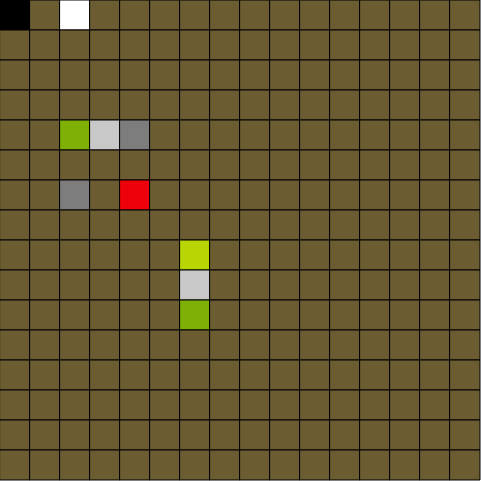
Frame 1 (no input)
Frame 60 (no input): identical to frame 1, image omitted
Frame 120 (the mouse pressed at the canvas centre since frame 60): identical to frame 1, image omitted

The p5.js sketch that drew this single still picture (run headless with seeded random() and noise() and a simulated clock; from frame 60 on, the mouse is pressed at the canvas centre):

// p5.js sketch
// ── sketch.js

function make2DArray (cols, rows) {
 var arr = new Array(cols);
 var arrLength = arr.length;
 var i;
 for (i = 0; i < arrLength; i++) {
	arr[i] = new Array(rows);

	}	
	return arr;
}


var grid;
var a;
var cols;
var rows;
var w = 30;
var dir = "";
var obj = "";
function setup(){
	createCanvas(481, 481);
    //createCanvas(85,85);
	cols = 16;
	rows = 16;
	
	grid = make2DArray(cols, rows);
    var i;
    var j;
	for (i = 0; i < cols; i++) {
		for (j = 0; j < rows; j++) {
			
			grid[i][j] = new Cell(i, j, w);
			
		}
	}
	
    for (i = 0; i < cols; i++) {
        for (j = 0; j < rows; j++) {
            a = "color" + 15;
            grid[i][j][a] = true;
            grid[i][j].obj = "";
        }
    }
    
    i = 0;
    j = 0;
    grid[i][j].player = true;
    grid[i][j].obj = "player";
    //console.log(grid[i][j].obj);
    i = 2;
    j = 0;
    obj = grid[i][j].wall = true;
    grid[i][j].stop = true;
    
    i = 2;
    j = 6;
    grid[i][j].rock = true;
    obj = grid[i][j].obj = "rock";
    
    i = 6;
    j = 8;
    grid[i][j].flag = true;
    obj = grid[i][j].obj = "flag";
    
    
    i = 6;
    j = 10;
    grid[i][j].pushBlock = true;
    obj = grid[i][j].obj = "pushBlock";
    grid[i][j].command = "this.setPushable";
    grid[i][j].undoCommand = "this.unSetPushable";
    grid[i][j].pushable = true;
    grid[i][j].hasACommand = true;
    
    i = 4;
    j = 6;
    grid[i][j].stopBlock = true;
    obj = grid[i][j].obj = "stopBlock";
    grid[i][j].command = "this.setStop";
    grid[i][j].undoCommand = "this.unSetStop";
    grid[i][j].pushable = true;
    grid[i][j].hasACommand = true;
    
    i = 3;
    j = 4;
    grid[i][j].isBlock = true;
    obj = grid[i][j].obj = "isBlock";
    grid[i][j].pushable = true;
    
    i = 6;
    j = 9;
    grid[i][j].isBlock = true;
    obj = grid[i][j].obj = "isBlock";
    grid[i][j].pushable = true;
    
    i = 2;
    j = 4;
    grid[i][j].pushBlock = true;
    obj = grid[i][j].obj = "pushBlock";
    grid[i][j].command = "this.setPushable";
    grid[i][j].undoCommand = "this.unSetPushable";
    grid[i][j].pushable = true;
    grid[i][j].hasACommand = true;
    //console.log(grid[i][j].obj);
    
    i = 4;
    j = 4;
    grid[i][j].rock = true;
    obj = grid[i][j].obj = "rock";
    
    
    i = 1;
    j = 0;
    console.log("was ran from here");
    grid[i][j].checkIsCommand();
    
}



window.addEventListener("contextmenu", function(e) { e.preventDefault(); });
function mousePressed () {
	
	
			
				if (mouseButton === LEFT) {
                    
				}
				if (mouseButton === RIGHT) {
					
				}
				if (mouseButton === CENTER){
					
				}
			
		
	
	
}

function keyTyped() {
    //Controls wasd
    var i;
    var j;
    for (i = 0; i < cols; i++) {
        for (j = 0; j < rows; j++) {
            if (key === "w" || key === "W") {
                //console.log("1");
                if(grid[i][j].player === true){
                    grid[i][j][dir] = "up";
                    // console.log("2");
                    if(grid[i][j].check(i, j, dir)){
                        //  console.log("3");
                        grid[i][j].playerMove(i, j, dir);
                        console.log("was ran from here");
                        grid[i][j].checkIsCommand();
                        return;
                    }
                }
            } else if (key === "a" || key === "A") {
                //console.log("1");
                if(grid[i][j].player === true){
                    grid[i][j][dir] = "left";
                    // console.log("2");
                    if(grid[i][j].check(i, j, dir)){
                        //  console.log("3");
                        grid[i][j].playerMove(i, j, dir);
                        console.log("was ran from here");
                        grid[i][j].checkIsCommand();
                        return;
                    }
                }
            }else if (key === "s" || key === "S") {
                //console.log("1");
                if(grid[i][j].player === true){
                    grid[i][j][dir] = "down";
                    // console.log("2");
                    //console.log(grid[i][j].obj);
                    if(grid[i][j].check(i, j, dir)){
                        //  console.log("3");
                        grid[i][j].playerMove(i, j, dir);
                        console.log("was ran from here");
                        grid[i][j].checkIsCommand();
                        return;
                    }
                }
            }else if (key === "d" || key === "D") {
                //console.log("1");
                if(grid[i][j].player === true){
                    grid[i][j][dir] = "right";
                   // console.log("2");
                    if(grid[i][j].check(i, j, dir)){
                      //  console.log("3");
                        grid[i][j].playerMove(i, j, dir);
                        console.log("was ran from here");
                        grid[i][j].checkIsCommand();
                        return;
                    }
                }
            }
        }
    }
}

function draw(){
	background(255);
    var i;
    var j;
	for (i = 0; i < cols; i++) {
		for (j = 0; j < rows; j++) {
			
			grid[i][j].show();
		}
	}
	
}

// ── Player.js
function Player(i, j, w) {
	this.i = i;
	this.j = j;
	this.x = i * w;
	this.y = j * w;
	this.w = w;
	
    this.color1 = false;
    this.color2 = false;
    this.color3 = false;
    this.color4 = false;
    this.color5 = false;
    this.color6 = false;
    this.color7 = false;
    this.color8 = false;
    this.color9 = false;
    this.color10 = false;
    this.color11 = false;
    this.color12 = false;
    this.color13 = false;
    this.color14 = false;
    this.color15 = false;
}

Player.prototype.show = function() {
	
	
	if(!this.gameover) {
		stroke(0);
		//noFill();
		
        
        if(this.color1){
            fill(237, 2, 11);
        }
        if(this.color2){
            
            fill(244, 0, 40);
        }
        if(this.color3){
            
            fill(255, 202, 43);
        }
        if(this.color4){
            
            fill(238, 47, 127);
        }
        if(this.color5){
            
            fill(241, 80, 149);
        }
        if(this.color6){
            
            fill(255, 169, 206);
        }
        if(this.color7){
            
            fill(64, 120, 211);
        }
        if(this.color8){
            
            fill(80, 168, 227);
        }
        if(this.color9){
            
            fill(173, 222, 250);
        }
        if(this.color10){
            
            fill(127, 176, 5);
        }
        if(this.color11){
            
            fill(184, 214, 4);
        }
        if(this.color12){
            
            fill(204, 255, 0);
        }
        if(this.color13){
            
            fill(124, 20, 77);
        }
        if(this.color14){
            
            fill(127, 66, 51);
        }
        if(this.color15){
            
            fill(108, 92, 50);
        }
        
		rect(this.x, this.y, this.w, this.w);
        
	}
	if (this.revealed) {
        
                fill(200);
                rect(this.x, this.y, this.w, this.w);
        
	}
}

Player.prototype.contains = function (x, y) {
	
	return(x > this.x && x < this.x + this.w && y > this.y && y < this.y + this.w); 
		
}

Player.prototype.reveal = function (x, y) {
	this.revealed = true;		
}

// ── cell.js
function Cell(i, j, w) {
    this.i = i;
    this.j = j;
    this.x = i * w;
    this.y = j * w;
    this.w = w;
    
    this.obj = obj;
    this.dir = dir;
    this.player = false; //Normal
    this.isBlock = false;
    this.pushable = false;
    this.commandWasRanX = "";
    this.commandWasRanY = "";
    this.pushBlock = false;
    this.stopBlock = false;
    this.wasPushed = "";
    this.wasStopped = "";
    this.stop = false;
    this.hasACommand = false;
    this.command = "";
    this.undoCommand = "";
    this.rock = false;
    this.flag = false;
    this.wall = false;
    this.color1 = false;
    this.color2 = false;
    this.color3 = false;
    this.color4 = false;
    this.color5 = false;
    this.color6 = false;
    this.color7 = false;
    this.color8 = false;
    this.color9 = false;
    this.color10 = false;
    this.color11 = false;
    this.color12 = false;
    this.color13 = false;
    this.color14 = false;
    this.color15 = false;
}

Cell.prototype.show = function() {
    
    
    if(!this.gameover) {
        stroke(0);
        //noFill();
        
        
        if(this.color1){
            fill(237, 2, 11);
        }
        if(this.color2){
            
            fill(244, 0, 40);
        }
        if(this.color3){
            
            fill(255, 202, 43);
        }
        if(this.color4){
            
            fill(238, 47, 127);
        }
        if(this.color5){
            
            fill(241, 80, 149);
        }
        if(this.color6){
            
            fill(255, 169, 206);
        }
        if(this.color7){
            
            fill(64, 120, 211);
        }
        if(this.color8){
            
            fill(80, 168, 227);
        }
        if(this.color9){
            
            fill(173, 222, 250);
        }
        if(this.color10){
            
            fill(127, 176, 5);
        }
        if(this.color11){
            
            fill(184, 214, 4);
        }
        if(this.color12){
            
            fill(204, 255, 0);
        }
        if(this.color13){
            
            fill(124, 20, 77);
        }
        if(this.color14){
            
            fill(127, 66, 51);
        }
        if(this.color15){
            
            fill(108, 92, 50);
        }
        if(this.wall){
            
            fill(255);
        }
        if(this.rock){
            fill(125);
        }
        if(this.isBlock){
            
            fill(200);
        }
        
        if(this.rockBlock){
            
            fill(125);
        }
        if(this.pushBlock){
            
            fill(127, 176, 5);
        }
        if(this.flag){
            fill(184, 214, 4);
        }
        if(this.stopBlock){
            fill(237, 2, 11);
        }
        if(this.player){
            
            fill(0);
        }
        rect(this.x, this.y, this.w, this.w);
        
    }
    if (this.revealed) {
        
        fill(200);
        rect(this.x, this.y, this.w, this.w);
        
    }
};

Cell.prototype.contains = function (x, y) {
    
    return(x > this.x && x < this.x + this.w && y > this.y && y < this.y + this.w);
    
};

Cell.prototype.playerMove = function (i,j, dir) {
    if(grid[i][j][dir] === "up"){
        console.log("playerMove Up is fine");
        grid[i][j].player = false;
        grid[i][j].obj = "";
        var yoff = -1;
        j = j + yoff;
        
        grid[i][j].player = true;
        grid[i][j].obj = "player";
        //Moving twice fix
        return;
    }
    if(grid[i][j][dir] === "left"){
        console.log("playerMove Left is fine");
        grid[i][j].player = false;
        grid[i][j].obj = "";
        var xoff = -1;
        i = i + xoff;
        
        grid[i][j].player = true;
        grid[i][j].obj = "player";
        //Moving twice fix
        return;
    }
    if(grid[i][j][dir] === "down"){
        console.log("playerMove Down is fine");
        grid[i][j].player = false;
        grid[i][j].obj = "";
        var yoff2 = 1;
        j = j + yoff2;
        
        grid[i][j].player = true;
        grid[i][j].obj = "player";
        //Moving twice fix
        return;
    }
    if(grid[i][j][dir] === "right"){
        console.log("playerMove Right is fine");
        grid[i][j].player = false;
        grid[i][j].obj = "";
        var xoff2 = 1;
        i = i + xoff2;
        
        grid[i][j].player = true;
        grid[i][j].obj = "player";
        //Moving twice fix
        return;
    }
    
    
};

Cell.prototype.check = function (i, j, dir) {
    console.log("check has been ran");
    //console.log(grid[i][j].rock);
    //console.log(grid[i][j].obj);
    
    if(grid[i][j][dir] === "up"){
        console.log("check  up");
        var yoff = -1;
        j = j + yoff;
        if(j < 0){
            
            return false;
        }else{
            if(grid[i][j].stop){
                console.log("there's a wall");
                return false;
                
            }else if(grid[i][j].obj === ""){
                //console.log("check false is fine");
                return true;
                
            }else{
                
                console.log("chrck rock was ran");
                //Pushing twice fix
                grid[i][j][dir] = "up";
                if(grid[i][j].pushable && grid[i][j].check(i, j, dir)){
                    console.log("push true");
                    if(this.push(i, j, dir, obj)){
                        //this.checkIsCommand();
                        return true;
                    }else{
                        return false;
                    }
                }else{
                    return false;
                }
            }
        }
    }
    if(grid[i][j][dir] === "left"){
        console.log("check  left");
        var xoff = -1;
        i = i + xoff;
        if(i < 0){
            return false;
        }else{
            if(grid[i][j].stop){
                console.log("there's a wall");
                return false;
                
            }else if(grid[i][j].obj === ""){
                //console.log("check false is fine");
                return true;
            }else{
               
                //Pushing twice fix
                console.log("chrck rock was ran");
                grid[i][j][dir] = "left";
                if(grid[i][j].pushable && grid[i][j].check(i, j, dir,obj)){
                    console.log("push true");
                    if(this.push(i, j, dir, obj)){
                        //this.checkIsCommand();
                        return true;
                    }else{
                        return false;
                    }
                }else{
                    return false;
                }
                
            }
        }
    }
    if(grid[i][j][dir] === "down"){
        console.log("check  down");
        var yoff3 = 1;
        j = j + yoff3;
        if(j >= cols){
            return false;
        }else{
            if(grid[i][j].stop){
                console.log("there's a wall");
                return false;
                
            }else if(grid[i][j].obj === ""){
                //console.log("check false is fine");
                return true;
                
            } else{
                //Pushing twice fix
                console.log("chrck rock was ran");
                grid[i][j][dir] = "down";
                if(grid[i][j].pushable && grid[i][j].check(i, j, dir,obj)){
                    console.log("push true");
                    if(this.push(i, j, dir, obj)){
                        //this.checkIsCommand();
                        return true;
                    }else{
                        return false;
                    }
                }else{
                    return false;
                }
                
            }
        }
    }
    if(grid[i][j][dir] === "right"){
        console.log("check  right");
        var xoff3 = 1;
        i = i + xoff3;
        if(i >= rows){
            return false;
        }else{
            if(grid[i][j].stop){
                console.log("there's a wall");
                return false;
                
            } else if(grid[i][j].obj === ""){
                //console.log("check true is fine");
                return true;
                
            }else{
                console.log("chrck rock was ran");
                //Pushing twice fix
                grid[i][j][dir] = "right";
                if(grid[i][j].pushable && grid[i][j].check(i, j, dir,obj)){
                    console.log("push true");
                    if(this.push(i, j, dir, obj)){
                        //this.checkIsCommand();
                        return true;
                    }else{
                        return false;
                    }
                }else{
                    return false;
                }
                
            }
            
        }
    }
    
};

Cell.prototype.checkIsCommand = function () {
    var i;
    var j;
    var xoff1 = 1;
    var xoff2 = -1;
    var yoff1 = 1;
    var yoff2 = -1;
    var temp;
    for (i = 0; i < cols; i++) {
        for (j = 0; j < rows; j++) {
            if(grid[i][j].isBlock){
                console.log("iscommand being ran");
                xoff1 = 1;
                xoff2 = -1;
                yoff1 = 1;
                yoff2 = -1;
                 console.log("iscommand being ran2");
                if(i + xoff1 >= cols || i + xoff2 < 0 || j + yoff1 >= rows || j + yoff2 < 0){
                    console.log("out of bounds1");
                    break;
                }else{
                    console.log(grid[i + xoff1][j].obj);
                    console.log(grid[i + xoff2][j].obj);
                    console.log(grid[i][j + yoff1].obj);
                    console.log(grid[i][j + yoff2].obj);
                }
                
                console.log(grid[i][j].commandWasRanX);
                console.log(grid[i][j].commandWasRanY);
                 console.log(grid[i][j].obj);
        BreakMeY: {
            BreakMeX:{
                if(i + xoff1 >= cols || i + xoff2 < 0 || j + yoff1 >= rows || j + yoff2 < 0){
                    console.log("out of bounds2");
                    break BreakMeX;
                }else if(grid[i][j].commandWasRanX  !== ""){
                    if (grid[i + xoff1][j].obj === "" && grid[i + xoff2][j].obj === ""){
                        
                        
                        i = i + xoff1;
                        switch(grid[i + xoff2][j].commandWasRanX){
                            case"this.setStop":
                                console.log("what i think it is");
                                console.log(grid[i][j + yoff2].wasStopped);
                                grid[i][j].obj = grid[i + xoff2][j].wasStopped;
                                this.unSetStop(i, j,  grid[i][j].obj);
                                grid[i][j].obj = "";
                                break;
                            case "this.setPushable":
                                console.log("what i think it is");
                                console.log(grid[i][j].obj);
                                grid[i][j].obj = grid[i + xoff2][j].wasPushed;
                                this.unSetPushable(i, j,  grid[i][j].obj);
                                grid[i][j].obj = "";
                                break;
                        }
                        grid[i + xoff2][j].commandWasRanX  = "";
                        break BreakMeX;
                    }else if (grid[i + xoff1][j].hasACommand && grid[i + xoff2][j].hasACommand){
                        
                        
                        i = i + xoff1;
                        switch(grid[i + xoff2][j].commandWasRanX){
                            case"this.setStop":
                                console.log("what i think it is");
                                console.log(grid[i][j + yoff2].wasStopped);
                                temp = grid[i][j].obj;
                                grid[i][j].obj = grid[i + xoff2][j].wasStopped;
                                this.unSetStop(i, j,  grid[i][j].obj);
                                grid[i][j].obj = temp;
                                temp = "";
                                break;
                            case "this.setPushable":
                                console.log("what i think it is");
                                console.log(grid[i][j].obj);
                                temp =  grid[i][j].obj;
                                grid[i][j].obj = grid[i + xoff2][j].wasPushed;
                                this.unSetPushable(i, j,  grid[i][j].obj);
                                grid[i][j].obj = temp;
                                temp = "";
                                break;
                        }
                        grid[i + xoff2][j].commandWasRanX  = "";
                        break BreakMeX;
                    }else if (!grid[i + xoff1][j].hasACommand && !grid[i + xoff2][j].hasACommand){
                        if(grid[i + xoff1][j].obj === "" || grid[i + xoff1][j].obj === "player"){
                            console.log("false");
                            i = i + xoff1;
                            switch(grid[i + xoff2][j].commandWasRanX){
                                case "this.setStop":
                                    console.log("what i didnt think it is 3");
                                    console.log(grid[i][j + yoff2].wasStopped);
                                    grid[i][j].obj = grid[i + xoff2][j].wasStopped;
                                    this.unSetStop(i, j, grid[i][j].obj);
                                    grid[i][j].obj = "";
                                    break;
                                case "this.setPushable":
                                    console.log("what i think it is");
                                    console.log(grid[i][j].obj);
                                    grid[i][j].obj = grid[i + xoff2][j].wasPushed;
                                    this.unSetPushable(i, j,  grid[i][j].obj);
                                    grid[i][j].obj = "";
                                    break;
                            }
                            grid[i + xoff2][j].commandWasRanX  = "";
                            console.log(grid[i][j].commandWasRanY);
                           break BreakMeX;
                        }else if(grid[i + xoff2][j].obj === "" || grid[i + xoff2][j].obj === "player"){
                            console.log("false2");
                            
                            
                            
                            
                            switch(grid[i][j].commandWasRanX){
                                case "this.setStop":
                                    console.log("what i didnt think it is 2");
                                    console.log(grid[i][j + yoff1].wasStopped);
                                    console.log(grid[i][j + yoff1].obj);
                                    
                                    console.log(grid[i][j + yoff1].wasStopped);
                                    this.unSetStop(i + xoff1, j, grid[i + xoff1][j].obj);
                                    
                                    break;
                                case "this.setPushable":
                                    console.log("what i didnt think it is");
                                    //Keep an Eye on this. Seems off. Called it XD Got an issue fixed it.
                                    console.log(grid[i][j].obj = grid[i][j + yoff1].wasPushed);
                                   // grid[i][j].obj = grid[i + xoff1][j].wasPushed;
                                    this.unSetPushable(i + xoff1, j, grid[i + xoff1][j].obj);
                                 //   grid[i][j].obj = "";
                                    break;
                            }
                            
                            grid[i + xoff1][j].commandWasRanX  = "";
                            break BreakMeX;
                        }else{
                            
                            i = i + yoff1;
                            switch(grid[i + xoff2][j].commandWasRanX){
                                case "this.setStop":
                                    console.log("what i think it is");
                                    console.log(grid[i][j].obj);
                                    
                                    this.unSetStop(i, j,  grid[i][j].obj);
                                    grid[i + xoff2][j].commandWasRanX  = "";
                                    break;
                                case "this.setPushable":
                                    console.log("what i think it is");
                                    console.log(grid[i][j].obj);
                                    
                                    this.unSetPushable(i, j,  grid[i][j].obj);
                                    grid[i + xoff2][j].commandWasRanX  = "";
                                    break;
                            }
                        }
                        
                        break BreakMeX;
                    }
                    else if(grid[i + xoff1][j].obj === "" || grid[i + xoff1][j].obj === "player"){
                        console.log("false");
                        i = i + xoff1;
                        switch(grid[i + xoff2][j].commandWasRanX){
                            case "this.setStop":
                                console.log("what i didnt think it is 3");
                                console.log(grid[i][j + yoff2].wasStopped);
                                grid[i][j].obj = grid[i + xoff2][j].wasStopped;
                                this.unSetStop(i, j, grid[i][j].obj);
                                grid[i][j].obj = "";
                                break;
                            case "this.setPushable":
                                console.log("what i think it is");
                                console.log(grid[i][j].obj);
                                grid[i][j].obj = grid[i + xoff2][j].wasPushed;
                                this.unSetPushable(i, j,  grid[i][j].obj);
                                grid[i][j].obj = "";
                                break;
                        }
                        grid[i + xoff2][j].commandWasRanX  = "";
                        console.log(grid[i][j].commandWasRanY);
                        break BreakMeX;
                    }else if(grid[i + xoff2][j].obj === "" || grid[i + xoff2][j].obj === "player"){
                        console.log("false2");
                        
                        
                        
                        i = i + xoff2;
                        switch(grid[i + xoff1][j].commandWasRanX){
                            case "this.setStop":
                                console.log("what i didnt think it is 2");
                                console.log(grid[i + xoff1][j].wasStopped);
                                console.log(grid[i + 2][j].obj);
                                grid[i][j].obj = grid[i + xoff1][j].wasStopped;
                                console.log(grid[i + 2][j].obj = grid[i + xoff1][j].wasStopped);
                                this.unSetStop(i, j, grid[i + 2][j].obj);
                                grid[i][j].obj = "";
                                break;
                            case "this.setPushable":
                                console.log("what i didnt think it is");
                                console.log(grid[i][j].obj = grid[i][j + yoff1].wasPushed);
                                grid[i][j].obj = grid[i + xoff1][j].wasPushed;
                                this.unSetPushable(i, j, grid[i][j].obj);
                                grid[i][j].obj = "";
                                break;
                        }
                        
                        grid[i + xoff1][j].commandWasRanX  = "";
                        break BreakMeX;
                    }else if(grid[i + xoff2][j].hasACommand){
                        console.log("first run");
                        //console.log(grid[i + xoff2][j].obj);
                        //console.log(grid[i + xoff2][j].obj);
                        //console.log(this.i);
                        //console.log(this.j);
                        
                        console.log(grid[i][j].commandWasRanY);
                        if(grid[i][j].commandWasRanX !== grid[i + xoff2][j].command){
                            switch(grid[i + xoff2][j].command){
                                case "this.setPushable":
                                    
                                    i = i + xoff1;
                                    
                                    this.unSetStop(i, j, grid[i][j].obj);
                                    console.log(grid[i + xoff1][j].obj);
                                    grid[i + xoff2][j].wasPushed  = grid[i][j].obj;
                                    console.log(grid[i][j].wasPushed);
                                    console.log(grid[i][j].obj);
                                    
                                    
                                    this.setPushable(i, j, grid[i][j].obj);
                                    break;
                                case "this.setStop":
                                    
                                    i = i + xoff1;
                                    //grid[i][j].wasPsuhed needs to be accesses somwhow.
                                    this.unSetPushable(i, j, grid[i][j].obj);
                                    grid[i + xoff2][j].wasStopped  = grid[i][j].obj;
                                    
                                    
                                    this.setStop(i, j, grid[i][j].obj);
                                    break;
                            }
                            grid[i + xoff2][j].commandWasRanX  = grid[i - 2][j].command;
                        }
                        
                        console.log(grid[i][j + yoff2].commandWasRanY);
                        console.log(grid[i][j + yoff2].commandWasRanY);
                        console.log(grid[i][j + yoff2].wasStopped);
                        console.log(grid[i][j + yoff2].wasPushed);
                        break BreakMeX;
                        
                    } else if (grid[i + xoff1][j].hasACommand){
                        console.log("second run");
                        
                        console.log(grid[i][j].commandWasRanY);
                        if(grid[i][j].commandWasRanX !== grid[i + xoff1][j].command){
                            switch(grid[i + xoff1][j].command){
                                    
                                case "this.setPushable":
                                    //console.log("this stuff works");
                                    console.log(grid[i][j + yoff2].obj);
                                    
                                    console.log(grid[i][j].wasPushed);
                                    i = i + xoff2;
                                    
                                    this.unSetStop(i, j, grid[i][j].obj);
                                    
                                    console.log(grid[i][j + yoff2].obj);
                                    grid[i + xoff1][j].wasPushed  = grid[i][j].obj;
                                    console.log(grid[i][j].wasPushed);
                                    
                                    
                                    this.setPushable(i, j, grid[i][j].obj);
                                    break;
                                case "this.setStop":
                                    //  console.log("this stuff  TOTALLY works");
                                    
                                    i = i + xoff2;
                                    
                                    this.unSetPushable(i, j, grid[i][j].obj);
                                    grid[i + xoff1][j].wasStopped  = grid[i][j].obj;
                                    
                                    
                                    this.setStop(i, j, grid[i][j].obj);
                                    break;
                            }
                            grid[i + xoff1][j].commandWasRanX  = grid[i + 2][j].command;
                        }
                        
                        console.log(grid[i][j].obj);
                        break BreakMeX;
                    }else{
                        console.log("i dont know2");
                    }
                }else if (grid[i + xoff1][j].hasACommand && grid[i + xoff2][j].hasACommand){
                    grid[i][j].commandWasRanX  = "";
                    break BreakMeX;
                }else if(grid[i + xoff2][j].hasACommand){
                    console.log("first run");
                    //console.log(grid[i + xoff2][j].obj);
                    //console.log(grid[i + xoff2][j].obj);
                    //console.log(this.i);
                    //console.log(this.j);
                    grid[i][j].commandWasRanX  = grid[i + xoff2][j].command;
                    console.log(grid[i][j].commandWasRanY);
                    if(grid[i + xoff1][j].obj !== ""){
                        switch(grid[i + xoff2][j].command){
                            case "this.setPushable":
                                console.log(grid[i + xoff1][j].obj);
                                grid[i][j].wasPushed  = grid[i + xoff1][j].obj;
                                console.log(grid[i][j].wasPushed);
                                console.log(grid[i][j].obj);
                                i = i + xoff1;
                                
                                this.setPushable(i, j, grid[i][j].obj);
                                break;
                            case "this.setStop":
                                grid[i][j].wasStopped  = grid[i + xoff1][j].obj;
                                i = i + xoff1;
                                
                                this.setStop(i, j, grid[i][j].obj);
                                break;
                        }
                    }
                    break BreakMeX;
                    
                } else if (grid[i + xoff1][j].hasACommand){
                    console.log("second run");
                    if(grid[i + xoff2][j].obj !== ""){
                        grid[i][j].commandWasRanX  = grid[i + xoff1][j].command;
                        console.log(grid[i][j].commandWasRanY);
                        
                        switch(grid[i + xoff1][j].command){
                                
                            case "this.setPushable":
                                //console.log("this stuff works");
                                
                                console.log(grid[i][j + yoff2].obj);
                                grid[i][j].wasPushed  = grid[i + xoff2][j].obj;
                                console.log(grid[i][j].wasPushed);
                                i = i + xoff2;
                                
                                this.setPushable(i, j, grid[i][j].obj);
                                break;
                            case "this.setStop":
                                //  console.log("this stuff  TOTALLY works");
                                grid[i][j].wasStopped  = grid[i + xoff2][j].obj;
                                i = i + xoff2;
                                
                                this.setStop(i, j, grid[i][j].obj);
                                break;
                        }
                    }
                    break BreakMeX;
                }else{
                    console.log("i dont know");
                }
            }
            if(grid[i][j].commandWasRanY  !== ""){
                if (grid[i][j + yoff1].obj === "" && grid[i][j + yoff2].obj === ""){
                    
                    
                    j = j + yoff1;
                    switch(grid[i][j + yoff2].commandWasRanY){
                        case"this.setStop":
                            console.log("what i think it is");
                            console.log(grid[i][j + yoff2].wasStopped);
                            grid[i][j].obj = grid[i][j + yoff2].wasStopped;
                            this.unSetStop(i, j,  grid[i][j].obj);
                            grid[i][j].obj = "";
                            break;
                        case "this.setPushable":
                            console.log("what i think it is");
                            console.log(grid[i][j].obj);
                            grid[i][j].obj = grid[i][j + yoff2].wasPushed;
                            this.unSetPushable(i, j,  grid[i][j].obj);
                            grid[i][j].obj = "";
                            break;
                    }
                    grid[i][j + yoff2].commandWasRanY  = "";
                    break BreakMeY;
                }else if (grid[i][j + yoff1].hasACommand && grid[i][j + yoff2].hasACommand){
                    
                    
                    j = j + yoff1;
                    switch(grid[i][j + yoff2].commandWasRanY){
                        case"this.setStop":
                            console.log("what i think it is");
                            console.log(grid[i][j + yoff2].wasStopped);
                            temp = grid[i][j].obj;
                            grid[i][j].obj = grid[i][j + yoff2].wasStopped;
                            this.unSetStop(i, j,  grid[i][j].obj);
                            grid[i][j].obj = temp;
                            temp = "";
                            break;
                        case "this.setPushable":
                            console.log("what i think it is");
                            console.log(grid[i][j].obj);
                            temp =  grid[i][j].obj;
                            grid[i][j].obj = grid[i][j + yoff2].wasPushed;
                            this.unSetPushable(i, j,  grid[i][j].obj);
                            grid[i][j].obj = temp;
                            temp = "";
                            break;
                    }
                    grid[i][j + yoff2].commandWasRanY  = "";
                    break BreakMeY;
                }else if (!grid[i][j + yoff1].hasACommand && !grid[i][j + yoff2].hasACommand){
                    if(grid[i][j + yoff1].obj === "" || grid[i][j + yoff1].obj === "player"){
                        console.log("false");
                        j = j + yoff1;
                        switch(grid[i][j + yoff2].commandWasRanY){
                            case "this.setStop":
                                console.log("what i didnt think it is 3");
                                console.log(grid[i][j + yoff2].wasStopped);
                                grid[i][j].obj = grid[i][j + yoff2].wasStopped;
                                this.unSetStop(i, j, grid[i][j].obj);
                                grid[i][j].obj = "";
                                break;
                            case "this.setPushable":
                                console.log("what i think it is");
                                console.log(grid[i][j].obj);
                                grid[i][j].obj = grid[i][j + yoff2].wasPushed;
                                this.unSetPushable(i, j,  grid[i][j].obj);
                                grid[i][j].obj = "";
                                break;
                        }
                        grid[i][j + yoff2].commandWasRanY  = "";
                        console.log(grid[i][j].commandWasRanY);
                        break BreakMeY;
                    }else if(grid[i][j + yoff2].obj === "" || grid[i][j + yoff2].obj === "player"){
                        console.log("false2");
                        
                        
                        
                        
                        switch(grid[i][j].commandWasRanY){
                            case "this.setStop":
                                console.log("what i didnt think it is 2");
                                console.log(grid[i][j + yoff1].wasStopped);
                                console.log(grid[i][j + yoff1].obj);
                                
                                console.log(grid[i][j + yoff1].wasStopped);
                                this.unSetStop(i, j + yoff1, grid[i][j + yoff1].obj);
                                
                                break;
                            case "this.setPushable":
                                console.log("what i didnt think it is");
                                console.log(grid[i][j].obj = grid[i][j + yoff1].wasPushed);
                                //grid[i][j].obj = grid[i][j + yoff1].wasPushed;
                                this.unSetPushable(i, j + yoff1, grid[i][j + yoff1].obj);
                              //  grid[i][j].obj = "";
                                break;
                        }
                        
                        grid[i][j + yoff1].commandWasRanY  = "";
                        break BreakMeY;
                    }else{
                        
                        j = j + yoff1;
                        switch(grid[i][j + yoff2].commandWasRanY){
                            case "this.setStop":
                                console.log("what i think it is");
                                console.log(grid[i][j].obj);
                                
                                this.unSetStop(i, j,  grid[i][j].obj);
                                grid[i][j + yoff2].commandWasRanY  = "";
                                break;
                            case "this.setPushable":
                                console.log("what i think it is");
                                console.log(grid[i][j].obj);
                                
                                this.unSetPushable(i, j,  grid[i][j].obj);
                                grid[i][j + yoff2].commandWasRanY  = "";
                                break;
                        }
                    }
                    
                    break BreakMeY;
                }
                else if(grid[i][j + yoff1].obj === "" || grid[i][j + yoff1].obj === "player"){
                    console.log("false");
                    j = j + yoff1;
                    switch(grid[i][j + yoff2].commandWasRanY){
                        case "this.setStop":
                            console.log("what i didnt think it is 3");
                            console.log(grid[i][j + yoff2].wasStopped);
                            grid[i][j].obj = grid[i][j + yoff2].wasStopped;
                            this.unSetStop(i, j, grid[i][j].obj);
                            grid[i][j].obj = "";
                            break;
                        case "this.setPushable":
                            console.log("what i think it is");
                            console.log(grid[i][j].obj);
                            grid[i][j].obj = grid[i][j + yoff2].wasPushed;
                            this.unSetPushable(i, j,  grid[i][j].obj);
                            grid[i][j].obj = "";
                            break;
                    }
                    grid[i][j + yoff2].commandWasRanY  = "";
                    console.log(grid[i][j].commandWasRanY);
                    break BreakMeY;
                }else if(grid[i][j + yoff2].obj === "" || grid[i][j + yoff2].obj === "player"){
                    console.log("false2");
                    
                    
                    
                    j = j + yoff2;
                    switch(grid[i][j + yoff1].commandWasRanY){
                        case "this.setStop":
                            console.log("what i didnt think it is 2");
                            console.log(grid[i + xoff1][j].wasStopped);
                            console.log(grid[i + 2][j].obj);
                            grid[i][j].obj = grid[i][j + yoff1].wasStopped;
                            console.log(grid[i + 2][j].obj = grid[i + xoff1][j].wasStopped);
                            this.unSetStop(i, j, grid[i][j + 2].obj);
                            grid[i][j].obj = "";
                            break;
                        case "this.setPushable":
                            console.log("what i didnt think it is");
                            console.log(grid[i][j].obj = grid[i][j + yoff1].wasPushed);
                            grid[i][j].obj = grid[i][j + yoff1].wasPushed;
                            this.unSetPushable(i, j, grid[i][j].obj);
                            grid[i][j].obj = "";
                            break;
                    }
                    
                    grid[i][j + yoff1].commandWasRanY  = "";
                    break BreakMeY;
                }else if(grid[i][j + yoff2].hasACommand){
                    console.log("first run");
                    //console.log(grid[i + xoff2][j].obj);
                    //console.log(grid[i + xoff2][j].obj);
                    //console.log(this.i);
                    //console.log(this.j);
                    
                    console.log(grid[i][j].commandWasRanY);
                    if(grid[i][j].commandWasRanY !== grid[i][j + yoff2].command){
                        switch(grid[i][j + yoff2].command){
                            case "this.setPushable":
                                
                                j = j + yoff1;
                                
                                this.unSetStop(i, j, grid[i][j].obj);
                                console.log(grid[i + xoff1][j].obj);
                                grid[i][j + yoff2].wasPushed  = grid[i][j].obj;
                                console.log(grid[i][j].wasPushed);
                                console.log(grid[i][j].obj);
                                
                                
                                this.setPushable(i, j, grid[i][j].obj);
                                break;
                            case "this.setStop":
                                
                                j = j + yoff1;
                                //grid[i][j].wasPsuhed needs to be accesses somwhow.
                                this.unSetPushable(i, j, grid[i][j].obj);
                                grid[i][j + yoff2].wasStopped  = grid[i][j].obj;
                                
                                
                                this.setStop(i, j, grid[i][j].obj);
                                break;
                        }
                        grid[i][j + yoff2].commandWasRanY  = grid[i][j - 2].command;
                    }
                    
                    console.log(grid[i][j + yoff2].commandWasRanY);
                    console.log(grid[i][j + yoff2].commandWasRanY);
                    console.log(grid[i][j + yoff2].wasStopped);
                    console.log(grid[i][j + yoff2].wasPushed);
                    break BreakMeY;
                    
                } else if (grid[i][j + yoff1].hasACommand){
                    console.log("second run");
                    
                    console.log(grid[i][j].commandWasRanY);
                    if(grid[i][j].commandWasRanY !== grid[i][j + yoff1].command){
                        switch(grid[i][j + yoff1].command){
                                
                            case "this.setPushable":
                                //console.log("this stuff works");
                                console.log(grid[i][j + yoff2].obj);
                                
                                console.log(grid[i][j].wasPushed);
                                j = j + yoff2;
                                
                                this.unSetStop(i, j, grid[i][j].obj);
                                
                                console.log(grid[i][j + yoff2].obj);
                                grid[i][j + yoff1].wasPushed  = grid[i][j].obj;
                                console.log(grid[i][j].wasPushed);
                                
                                
                                this.setPushable(i, j, grid[i][j].obj);
                                break;
                            case "this.setStop":
                                //  console.log("this stuff  TOTALLY works");
                                
                                j = j + yoff2;
                                
                                this.unSetPushable(i, j, grid[i][j].obj);
                                grid[i][j + yoff1].wasStopped  = grid[i][j].obj;
                                
                                
                                this.setStop(i, j, grid[i][j].obj);
                                break;
                        }
                        grid[i][j + yoff1].commandWasRanY  = grid[i][j + 2].command;
                    }
                    
                    console.log(grid[i][j].obj);
                    break BreakMeY;
                }else{
                    console.log("i dont know2");
                }
            }else if (grid[i][j + yoff1].hasACommand && grid[i][j + yoff2].hasACommand){
                grid[i][j].commandWasRanY  = "";
                break BreakMeY;
            }else if(grid[i][j + yoff2].hasACommand){
                console.log("first run");
                //console.log(grid[i + xoff2][j].obj);
                //console.log(grid[i + xoff2][j].obj);
                //console.log(this.i);
                //console.log(this.j);
                grid[i][j].commandWasRanY  = grid[i][j + yoff2].command;
                console.log(grid[i][j].commandWasRanY);
                if(grid[i][j + yoff1].obj !== ""){
                    switch(grid[i][j + yoff2].command){
                        case "this.setPushable":
                            console.log(grid[i + xoff1][j].obj);
                            grid[i][j].wasPushed  = grid[i][j + yoff1].obj;
                            console.log(grid[i][j].wasPushed);
                            console.log(grid[i][j].obj);
                            j = j + yoff1;
                            
                            this.setPushable(i, j, grid[i][j].obj);
                            break;
                        case "this.setStop":
                            grid[i][j].wasStopped  = grid[i][j + yoff1].obj;
                            j = j + yoff1;
                            
                            this.setStop(i, j, grid[i][j].obj);
                            break;
                    }
                }
                break BreakMeY;
                
            } else if (grid[i][j + yoff1].hasACommand){
                console.log("second run");
                if(grid[i][j + yoff2].obj !== ""){
                    grid[i][j].commandWasRanY  = grid[i][j + yoff1].command;
                    console.log(grid[i][j].commandWasRanY);
                    
                    switch(grid[i][j + yoff1].command){
                            
                        case "this.setPushable":
                            //console.log("this stuff works");
                            
                            console.log(grid[i][j + yoff2].obj);
                            grid[i][j].wasPushed  = grid[i][j + yoff2].obj;
                            console.log(grid[i][j].wasPushed);
                            j = j + yoff2;
                            
                            this.setPushable(i, j, grid[i][j].obj);
                            break;
                        case "this.setStop":
                            //  console.log("this stuff  TOTALLY works");
                            grid[i][j].wasStopped  = grid[i][j + yoff2].obj;
                            j = j + yoff2;
                            
                            this.setStop(i, j, grid[i][j].obj);
                            break;
                    }
                }
                break BreakMeY;
            }else{
                console.log("i dont know");
            }
        }
                
            
                //Next command dont edit
                //////////////////////////
                //////////////////////////
                
            }
        }
    }
    
};

Cell.prototype.setPushable = function (i, j, obj) {
    var t = grid[i][j].obj;
    console.log("t");
    console.log(t);
    for(i = 0; i < cols; i++){
        for(j = 0; j < rows; j++){
            // make sure to have 2 = or else it applies instead of comparing
            if(grid[i][j].obj === t){
                grid[i][j].pushable = true;
            }
        }
    }
    
};
Cell.prototype.unSetPushable = function (i, j, obj) {
    var t = grid[i][j].obj;
    console.log("t");
    console.log(t);
    for(i = 0; i < cols; i++){
        for(j = 0; j < rows; j++){
            if(grid[i][j].obj === t){
                grid[i][j].pushable = false;
            }
        }
    }
    
};

Cell.prototype.setStop = function (i, j, obj) {
    var t = grid[i][j].obj;
    console.log("t");
    console.log(t);
    for(i = 0; i < cols; i++){
        for(j = 0; j < rows; j++){
            // make sure to have 2 = or else it applies instead of comparing
            if(grid[i][j].obj === t){
                grid[i][j].stop = true;
            }
        }
    }
    
};
Cell.prototype.unSetStop = function (i, j, obj) {
    var t = grid[i][j].obj;
    console.log("t");
    console.log(t);
    for(i = 0; i < cols; i++){
        for(j = 0; j < rows; j++){
            if(grid[i][j].obj === t){
                grid[i][j].stop = false;
            }
        }
    }
    
};

Cell.prototype.push = function (i, j, dir, obj, pushable) {
    console.log(grid[i][j].pushable);
    console.log("push 1");
    if(grid[i][j].pushable === true){
        var t = grid[i][j].obj;
        var u = grid[i][j].wasPushed;
        var v = grid[i][j].commandWasRanX;
        var w = grid[i][j].commandWasRanY;
        var tt = grid[i][j].hasACommand;
        var uu = grid[i][j].wasStopped;
        var vv = grid[i][j].command;
        console.log(uu);
        console.log(t);
        console.log("t");
        console.log(u);
        console.log("u");
        if(grid[i][j][dir] === "up"){
            console.log("Push Up is fine");
            grid[i][j][t]  = false;
            grid[i][j].obj = "";
            grid[i][j].wasPushed = "";
            grid[i][j].pushable = false;
            grid[i][j].commandWasRanX = "";
            grid[i][j].commandWasRanY = "";
            grid[i][j].hasACommand = false;
            grid[i][j].wasStopped = "";
            grid[i][j].command = "";
            var yoff = -1;
            j = j + yoff;
            
            grid[i][j][t]  = true;
            grid[i][j].obj = t;
            grid[i][j].wasPushed = u;
            grid[i][j].pushable = true;
            grid[i][j].commandWasRanX = v;
            grid[i][j].commandWasRanY = w;
            grid[i][j].hasACommand = tt;
            grid[i][j].wasStopped = uu;
            grid[i][j].command = vv;
            //console.log("checkcommand");
            
            return true;
        }
        if(grid[i][j][dir] === "left"){
            console.log("Push Left is fine");
            grid[i][j][t]  = false;
            grid[i][j].obj = "";
            grid[i][j].wasPushed = "";
            grid[i][j].pushable = false;
            grid[i][j].commandWasRanX = "";
            grid[i][j].commandWasRanY = "";
            grid[i][j].hasACommand = false;
            grid[i][j].wasStopped = "";
            grid[i][j].command = "";
            var xoff = -1;
            i = i + xoff;
            
            grid[i][j][t]  = true;
            grid[i][j].obj = t;
            grid[i][j].wasPushed = u;
            grid[i][j].pushable = true;
            grid[i][j].commandWasRanX = v;
            grid[i][j].commandWasRanY = w;
            grid[i][j].hasACommand = tt;
            grid[i][j].wasStopped = uu;
            grid[i][j].command = vv;
            return true;
        }
        if(grid[i][j][dir] === "down"){
            console.log("Push Down is fine");
            grid[i][j][t] = false;
            grid[i][j].obj = "";
            grid[i][j].wasPushed = "";
            grid[i][j].pushable = false;
            grid[i][j].commandWasRanX = "";
            grid[i][j].commandWasRanY = "";
            grid[i][j].hasACommand = false;
            grid[i][j].wasStopped = "";
            grid[i][j].command = "";
            var yoff4 = 1;
            j = j + yoff4;
            
            grid[i][j][t] = true;
            grid[i][j].obj = t;
            grid[i][j].wasPushed = u;
            grid[i][j].pushable = true;
            grid[i][j].commandWasRanX = v;
            grid[i][j].commandWasRanY = w;
            grid[i][j].hasACommand = tt;
            grid[i][j].wasStopped = uu;
            grid[i][j].command = vv;
            return true;
        }
        if(grid[i][j][dir] === "right"){
            console.log("Push Right is fine");
            grid[i][j][t] = false;
            grid[i][j].obj = "";
            grid[i][j].wasPushed = "";
            grid[i][j].pushable = false;
            grid[i][j].commandWasRanX = "";
            grid[i][j].commandWasRanY = "";
            grid[i][j].hasACommand = false;
            grid[i][j].wasStopped = "";
            grid[i][j].command = "";
            var xoff4 = 1;
            i = i + xoff4;
            
            grid[i][j][t] = true;
            grid[i][j].obj = t;
            grid[i][j].wasPushed = u;
            grid[i][j].pushable = true;
            grid[i][j].commandWasRanX = v;
            grid[i][j].commandWasRanY = w;
            grid[i][j].hasACommand = tt;
            grid[i][j].wasStopped = uu;
            grid[i][j].command = vv;
            //if(t == "isBlock"){
             //   this.checkIsCommand();
           // }
            return true;
        }
    }else{
        return false;
    }
    
};

Cell.prototype.reveal = function (x, y) {
    this.revealed = true;
};
